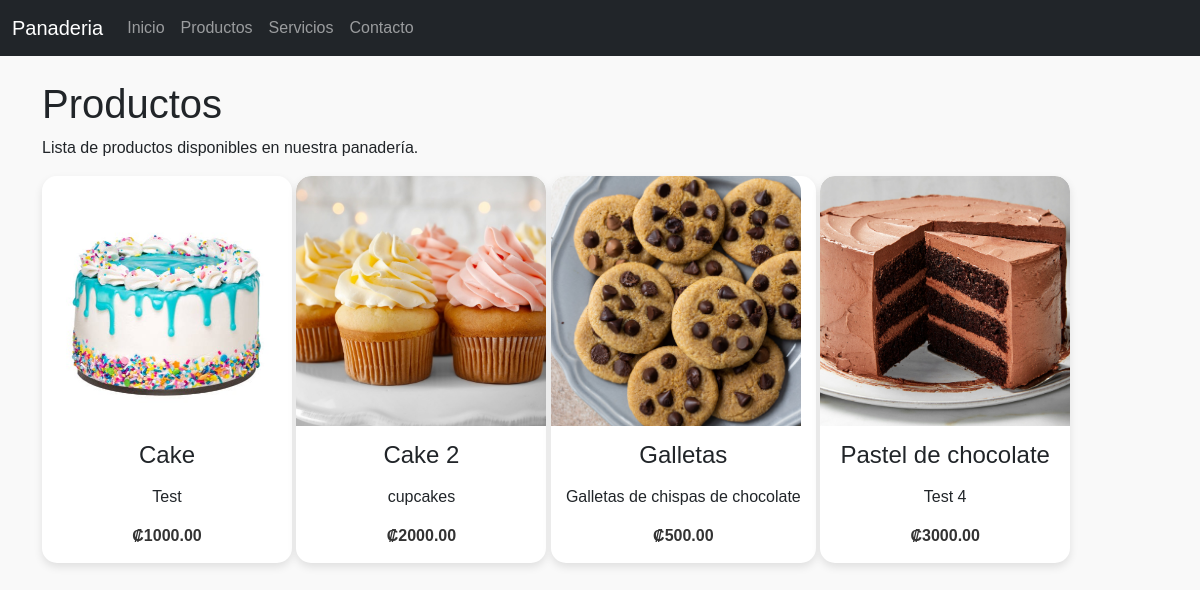
/productos/, run on an earlier commit of the app's database.
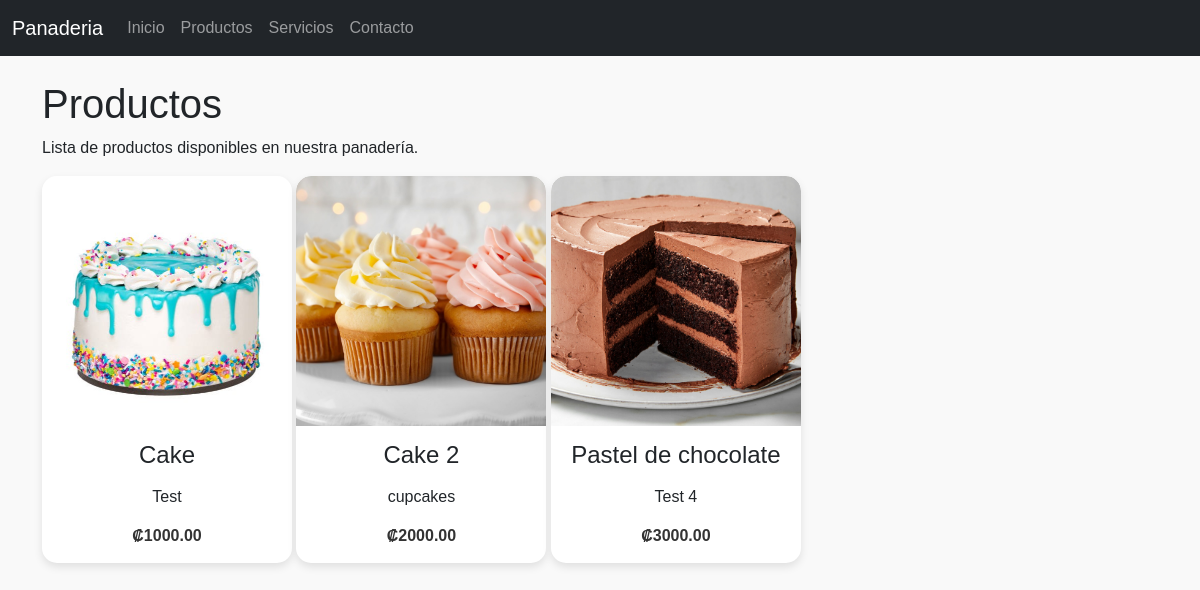
And on a later commit of the database.
### ProyectoMenu/models.py (models this page shows, shortened)
class Product(models.Model):
    name = models.CharField(max_length=100)
    description = models.TextField()
    price = models.DecimalField(max_digits=10, decimal_places=2)
    image = models.ImageField(upload_to='products/')

### ProyectoMenu/views.py (the view)
# urls.py: path('productos/', views.productos, name='productos'),
def productos(request):
    products = Product.objects.all()
    return render(request, 'paginas/productos.html', {'products': products})
    return render(request, 'base.html')

### ProyectoMenu/templates/paginas/productos.html (shortened to what this page needs)
{% extends 'base.html' %}
{% load static %}
{% block contenido %}
    <div class="container mt-4">
        <h1>Productos</h1>
        <p>Lista de productos disponibles en nuestra panadería.</p>
        <section class="productos">
            {% for product in products %}
            <div class="product-card">
                <img src="{{ product.image.url }}" alt="{{ product.name }}">
                <h2>{{ product.name }}</h2>
                <p>{{ product.description }}</p>
                <p class="price">₡{{ product.price }}</p>
            </div>
            {% endfor %}
        </section>
    </div>
{% endblock %}

### ProyectoMenu/templates/base.html (shortened to what this page needs)
{% load static %}
<!doctype html>
<html lang="es">
<head>
    <link
        href="https://cdn.jsdelivr.net/npm/bootstrap@5.3.2/dist/css/bootstrap.min.css"
        rel="stylesheet"
    />
    <link rel="stylesheet" href="{% static 'styles/custom.css' %}">
</head>
<body>
    <header>
        <nav class="navbar navbar-expand-lg navbar-dark bg-dark">
            <div class="container-fluid">
                <a class="navbar-brand" href="{% url 'inicio' %}">Panaderia</a>
                <div class="collapse navbar-collapse" id="navbarNav">
                    <ul class="navbar-nav">
                        <li class="nav-item">
                            <a class="nav-link" aria-current="page" href="{% url 'inicio' %}">Inicio</a>
                        </li>
                        <li class="nav-item">
                            <a class="nav-link" href="{% url 'productos' %}">Productos</a>
                        </li>
                        <li class="nav-item">
                            <a class="nav-link" href="{% url 'servicios' %}">Servicios</a>
                        </li>
                        <li class="nav-item">
                            <a class="nav-link" href="{% url 'contacto' %}">Contacto</a>
                        </li>
                    </ul>
                </div>
            </div>
        </nav>
    </header>
    <main>
        {% block contenido %}  {% endblock %}
    </main>
</body>
</html>

### ProyectoMenu/static/styles/custom.css (style rules this page uses)
body { font-family: Arial, sans-serif; margin: 0; padding: 0; background-color: #f9f9f9; }
.product-card { display: inline-block; background-color: #fff; border-radius: 15px; box-shadow: 0 4px 8px rgba(0, 0, 0, 0.1); max-width: 300px; transition: transform 0.2s; text-align: center; overflow: hidden; position: relative; }
.product-card img { border-radius: 15px 15px 0 0; width: 250px; height: 250px; object-fit: cover; object-position: center; display: block; }
.product-card h2 { font-size: 1.5em; margin: 15px; }
.product-card p { margin: 0 15px 15px; }
.product-card .price { font-weight: bold; color: #333; margin: 0 15px 15px; }

What changed in the data, as far as the page shows it:
removed Product: image (picture), name "Galletas", description "Galletas de chispas de chocolate", price "500.00"
